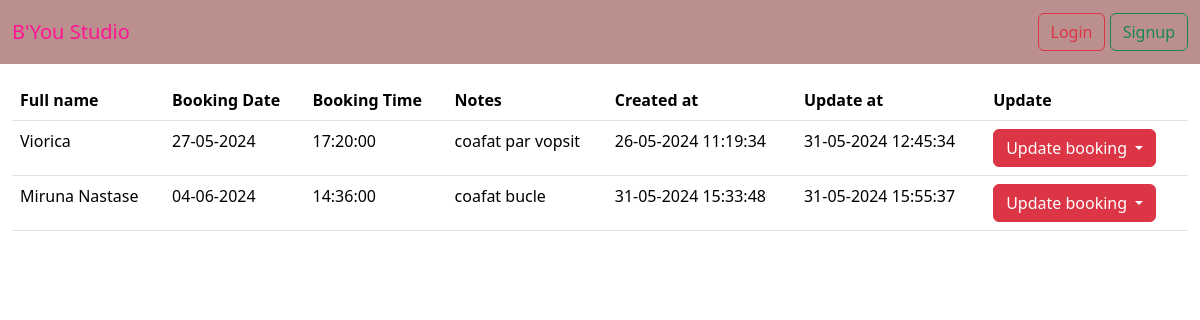
Screenshot of /list_booking_coafor with the database file from the repository.
### coafor/models.py (models this page shows, shortened)
class Coafor(models.Model):
    full_name = models.CharField(max_length=40)
    booking_date = models.DateField()
    booking_time = models.TimeField()
    notes = models.TextField(max_length=400)
    created_at = models.DateTimeField(auto_now_add=True)
    updated_at = models.DateTimeField(auto_now=True)

### coafor/views.py (the view)
# urls.py: path('list_booking_coafor', views.CoaforListView.as_view(), name='list_booking_coafor'),
class CoaforListView(ListView):
    template_name = 'coafor/list_booking_coafor.html'
    model = Coafor
    context_object_name = 'all_list_of_coafor'

### templates/coafor/list_booking_coafor.html (shortened to what this page needs)
{% extends 'base.html' %}
{% block content %}
    <div class="container-fluid">
        <div class="row">
            <div class="col-md-12 gy-3">
                <table class="table">
                    <thead>
                    <tr>
                        <th>Full name</th>
                        <th>Booking Date</th>
                        <th>Booking Time</th>
                        <th>Notes</th>
                        <th>Created at</th>
                        <th>Update at</th>
                        <th>Update</th>
                    </tr>
                    </thead>
                    <tbody>
                    {% for rezervare in all_list_of_coafor %}
                        <tr>
                            <td>{{ rezervare.full_name }}</td>
                            <td>{{ rezervare.booking_date|date:"d-m-Y" }}</td>
                            <td>{{ rezervare.booking_time|time:"H:i:s" }}</td>
                            <td>{{ rezervare.notes }}</td>
                            <td>{{ rezervare.created_at|date:"d-m-Y H:i:s" }}</td>
                            <td>{{ rezervare.updated_at|date:"d-m-Y H:i:s" }}</td>
                            <td>
                                <div class="dropdown">
                                    <button class="btn btn-danger dropdown-toggle" type="button"
                                            data-bs-toggle="dropdown" aria-expanded="false">
                                        Update booking
                                    </button>
                                </div>
                            </td>
                        </tr>
                    {% endfor %}
                    </tbody>
                </table>
            </div>
        </div>
    </div>
{% endblock %}

### rows the page displays
Coafor: full_name "Viorica", booking_date "27-05-2024", booking_time "17:20:00", notes "coafat par vopsit", created_at "26-05-2024 11:19:34", updated_at "31-05-2024 12:45:34"
Coafor: full_name "Miruna Nastase", booking_date "04-06-2024", booking_time "14:36:00", notes "coafat bucle", created_at "31-05-2024 15:33:48", updated_at "31-05-2024 15:55:37"
